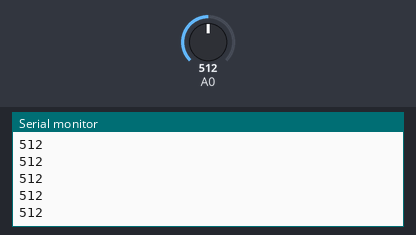
Bench run of a sketch on a simulated Arduino Uno, built with avr-gcc and run on an emulated ATmega328P. On the bench: the last lines printed to the serial monitor. The test bench sets the inputs (shaded band); at power-on: A0 = 512.

Above: at 1.2 s.
1.3 s: A0 set to 716
At 1.56 s:
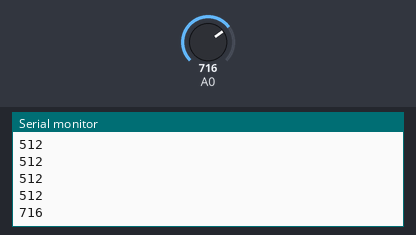
2.8 s: A0 set to 900
At 2.96 s:
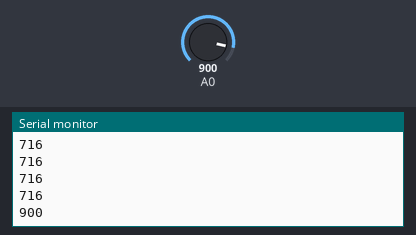
Timing chart, 0 to 5.8 s (numbered marks = the images above; inputs shaded):
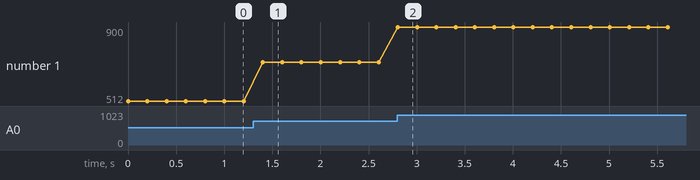

Measured:
- after the input at 1.3 s, the serial monitor: prints a new line after 0.10 s (image 1)
- after the input at 2.8 s, the serial monitor: prints a new line at once (image 2)
- plotted number 1: 512 → 716 after the input at 1.3 s, 716 → 900 after the input at 2.8 s

The sketch:

03-potenciometro.ino
```cpp
// declaração de variáveis

int potenciometro = 0; // valor do potenciômetro, a ser lido

void setup() { // código executado somente uma vez
  // inicialização do canal serial de informação/comunicação
  Serial.begin(9600);
}

void loop() { // código executado repetidamente

  // fazer a leitura do valor do potenciômetro
  potenciometro = analogRead(A0); // é lido um valor de 0 a 1023

  // exibir
  Serial.println(potenciometro);

  delay(200);
}
```
